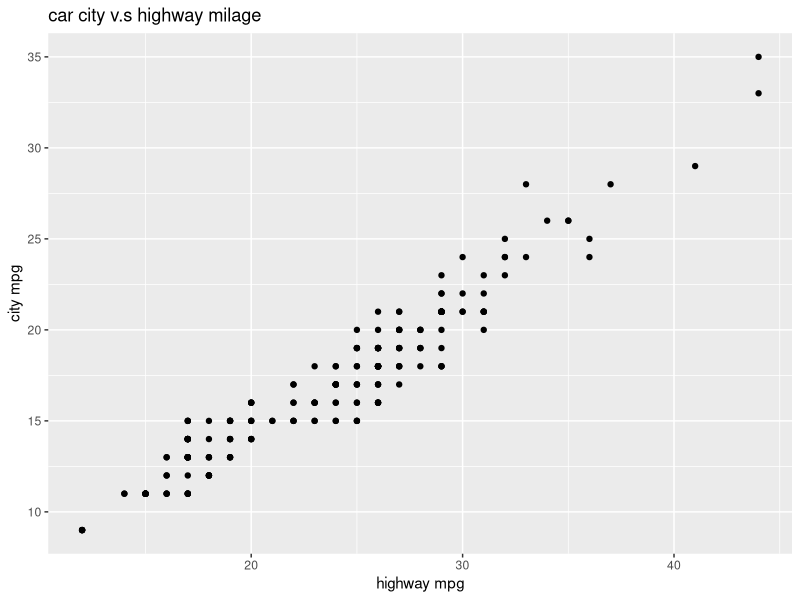
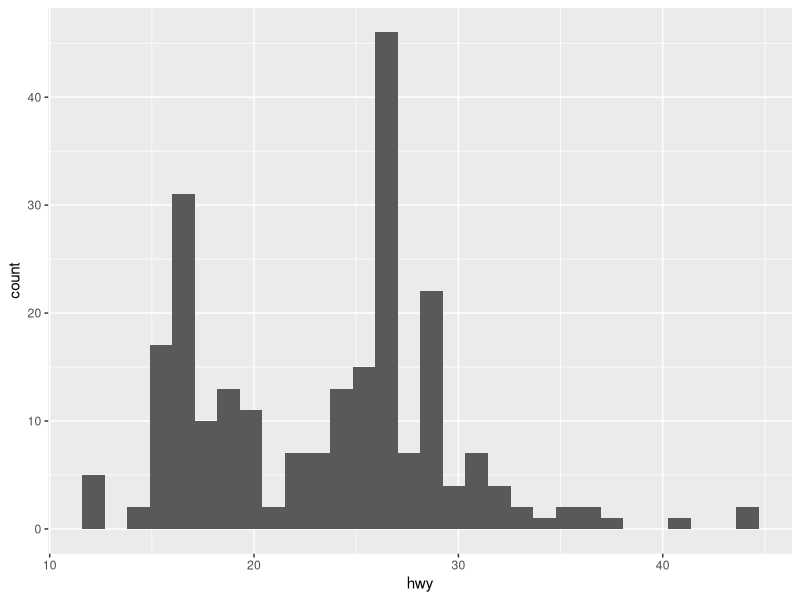
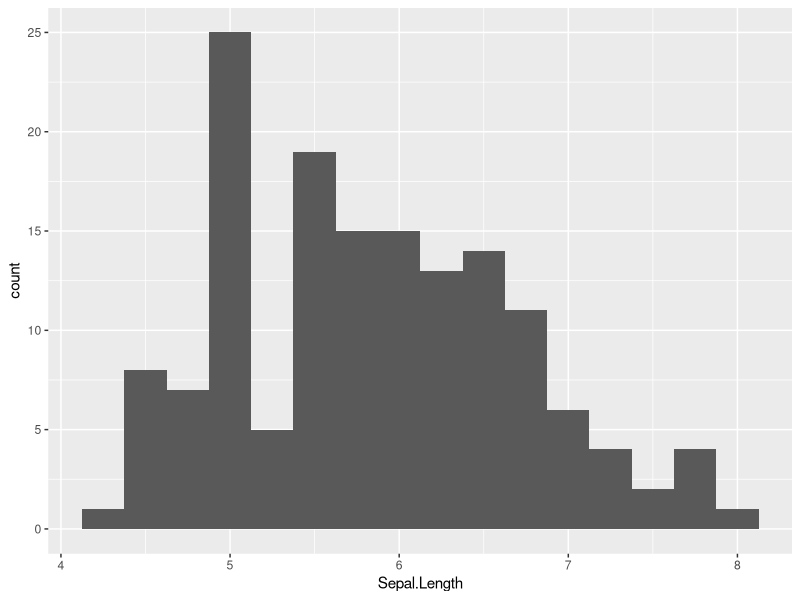
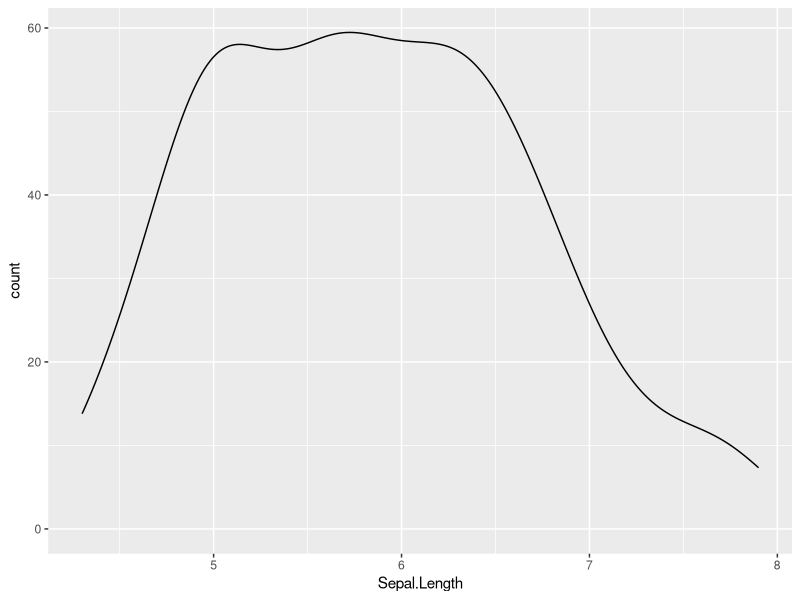
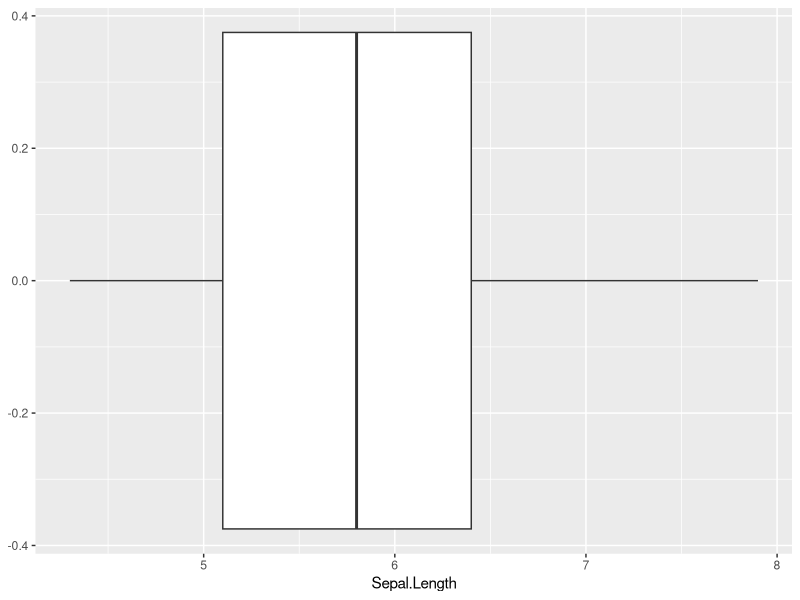
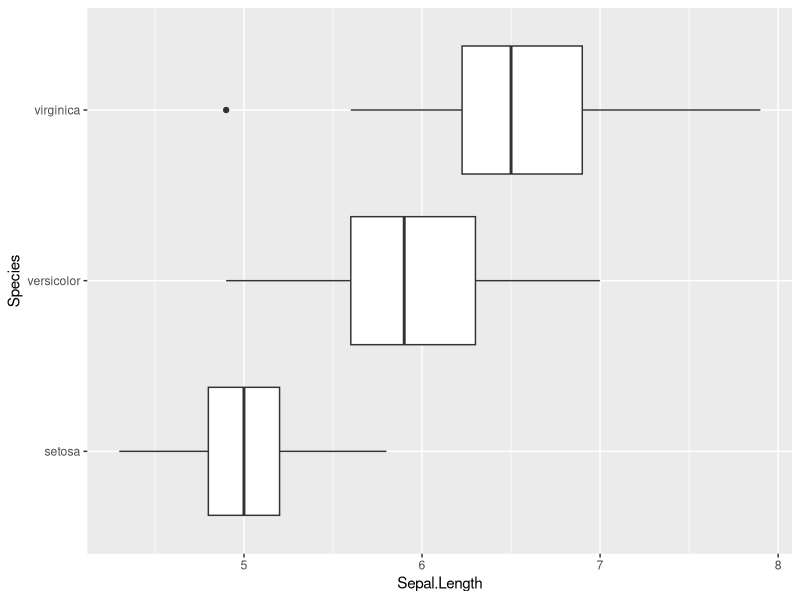
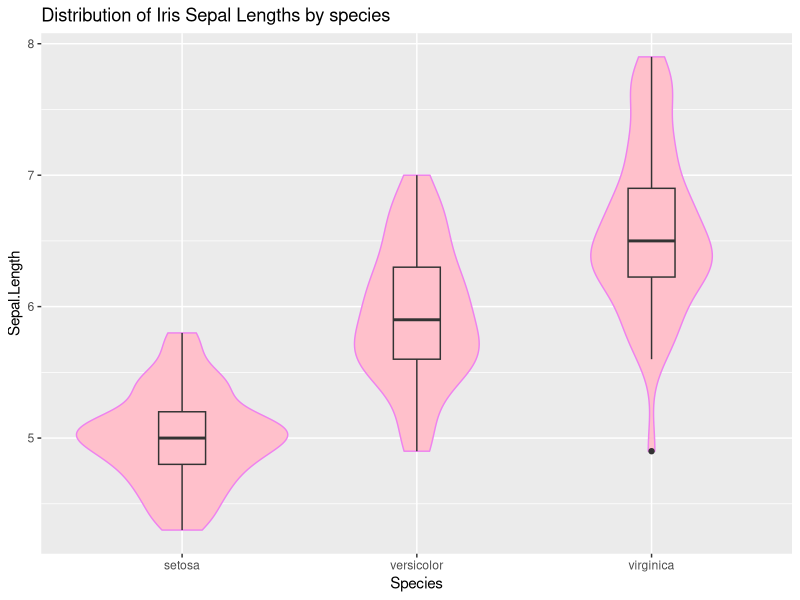
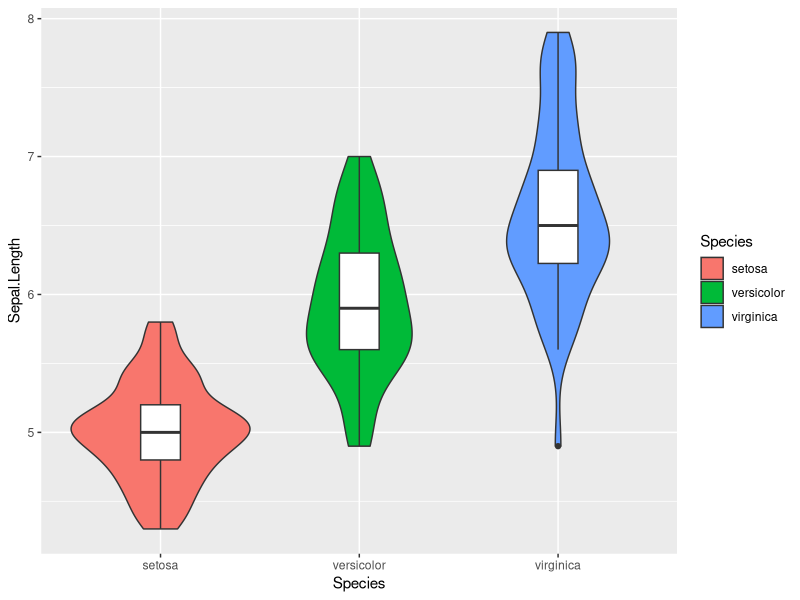

The R script that drew these images, in order:
install.packages("ggplot2") #install required packages
install.packages(c("usethis", "credentials"))
##load required packages

library(ggplot2)

?ggplot2
## mpg dataset
str(mpg)

#scatter plot ####
ggplot(data = mpg, aes(x = hwy, y = cty)) +
  geom_point()+
  labs(x="highway mpg",
       y= "city mpg",
       title = "car city v.s highway milage")

#histogram ####
#one numeric
ggplot(data = mpg, aes(x = hwy)) +
  geom_histogram(bins = 30) #default num of bins is 30

# iris histogram. data = dataset, x = what column to use
# we can set the size of bars with 'bins'
ggplot(data = iris, aes(x = Sepal.Length)) +
  geom_histogram(binwidth = 0.25) 

## Density Plot #### 
#one numeric
ggplot(data = iris, aes(x = Sepal.Length,  y = after_stat(count))) +
  geom_density()

# boxplot ####
#one numeric
ggplot(data = iris, aes(x = Sepal.Length)) +
  geom_boxplot()

ggplot(data = iris, aes(x = Sepal.Length, y = Species)) +
  geom_boxplot()

#Violin Plot and box plot ####
ggplot(data = iris, aes(x = Species, y = Sepal.Length)) +
  geom_violin(color = "violet", fill = "pink") + 
  geom_boxplot(width = 0.2, fill = NA) +
  labs(title = "Distribution of Iris Sepal Lengths by species")

ggplot(data = iris, aes(x = Species, y = Sepal.Length)) +
  geom_violin(aes(fill = Species)) + 
  geom_boxplot(width = 0.2) 
  

#bar plot #### 
#numeric and categorical data
ggplot(data = iris, aes(x = Species, y = Sepal.Length, fill = Species)) +
  geom_bar(stat = "summary",
               fun = "mean")
# scatter ####
ggplot(data = iris, aes(x = Sepal.Length, y = Sepal.Width)) +
  geom_point()  #2 numeric
ggplot(data = iris, aes(x = Species, y = Sepal.Length)) +
  geom_point() #with category

ggplot(data = iris, aes(x = Species, y = Sepal.Length)) +
  geom_jitter(width = 0.2) #spread above out

## line plot ####
#two numeric
ggplot(data = iris, aes(x = Sepal.Length, y = Sepal.Width)) +
  geom_point()+
  geom_smooth(se = F) +
  theme_minimal()

ggplot(data = iris, aes(x = Sepal.Length, y = Sepal.Width)) +
  geom_line(stat = "summary",
            fun = "mean")

## color scales
ggplot(data = iris, aes(x = Sepal.Length, y = Sepal.Width)) +
  geom_point(aes(color = Species)) +
  scale_color_manual(values = c("violet", "lightpink", "red"))

##factors
mpg$year <- as.factor(mpg$year)

iris$Species <- factor(iris$Species, levels = c("versicolor", "setosa", "virginica"))





